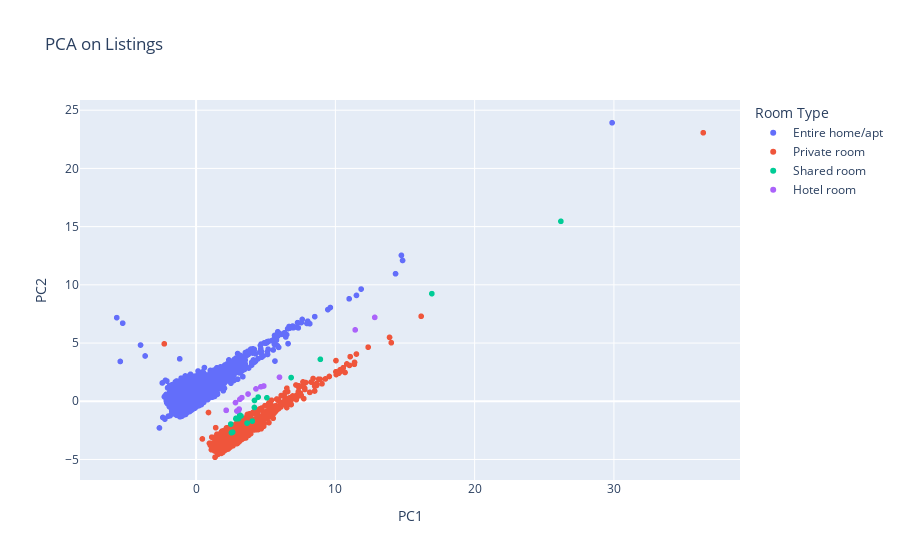

The cell this chart's notebook holds for it:
### Code cell
listings_pca = pd.DataFrame(np.c_[listings_pca, listings_raw["room_type"]], columns=["PC1", "PC2", "Room Type"])
px.scatter(listings_pca, x="PC1", y="PC2", color="Room Type", title="PCA on Listings")

### Figure 1 — Plotly figure (JSON) as saved in the notebook; plotly's stock layout.template omitted (floating-point values rounded to 4 significant figures; data arrays with more than 128 entries replaced by an {"elided": "..."} marker saying what was removed)
{"data": [{"hovertemplate": "Room Type=Entire home/apt<br>PC1=%{x}<br>PC2=%{y}<extra></extra>", "legendgroup": "Entire home/apt", "marker": {"color": "#636efa", "symbol": "circle"}, "mode": "markers", "name": "Entire home/apt", "showlegend": true, "type": "scattergl", "x": {"elided": "12230 float values"}, "xaxis": "x", "y": {"elided": "12230 float values"}, "yaxis": "y"}, {"hovertemplate": "Room Type=Private room<br>PC1=%{x}<br>PC2=%{y}<extra></extra>", "legendgroup": "Private room", "marker": {"color": "#EF553B", "symbol": "circle"}, "mode": "markers", "name": "Private room", "showlegend": true, "type": "scattergl", "x": {"elided": "1551 float values"}, "xaxis": "x", "y": {"elided": "1551 float values"}, "yaxis": "y"}, {"hovertemplate": "Room Type=Shared room<br>PC1=%{x}<br>PC2=%{y}<extra></extra>", "legendgroup": "Shared room", "marker": {"color": "#00cc96", "symbol": "circle"}, "mode": "markers", "name": "Shared room", "showlegend": true, "type": "scattergl", "x": [3.134, 3.033, 3.046, 2.867, 4.034, 2.859, 4.187, 2.54, 2.488, 8.924, 4.194, 6.824, 26.19, 16.93, 5.085, 3.657, 3.224, 2.628, 4.456], "xaxis": "x", "y": [-1.186, -1.468, -1.487, -1.461, -1.706, -1.511, -0.5299, -2.702, -1.96, 3.603, 0.06867, 2.035, 15.46, 9.243, 0.2995, -1.873, -1.26, -2.652, 0.3579], "yaxis": "y"}, {"hovertemplate": "Room Type=Hotel room<br>PC1=%{x}<br>PC2=%{y}<extra></extra>", "legendgroup": "Hotel room", "marker": {"color": "#ab63fa", "symbol": "circle"}, "mode": "markers", "name": "Hotel room", "showlegend": true, "type": "scattergl", "x": [2.829, 2.93, 3.09, 3.059, 3.729, 4.298, 4.649, 12.83, 11.42, 5.989, 3.144, 3.283, 2.162, 2.162, 4.861], "xaxis": "x", "y": [-0.1135, -0.8353, -0.6686, -0.7534, 0.6204, 1.061, 1.245, 7.205, 6.131, 2.067, 0.1745, 0.3123, -0.7767, -0.7767, 1.31], "yaxis": "y"}], "layout": {"legend": {"title": {"text": "Room Type"}, "tracegroupgap": 0}, "title": {"text": "PCA on Listings"}, "xaxis": {"anchor": "y", "domain": [0, 1], "title": {"text": "PC1"}}, "yaxis": {"anchor": "x", "domain": [0, 1], "title": {"text": "PC2"}}}}
